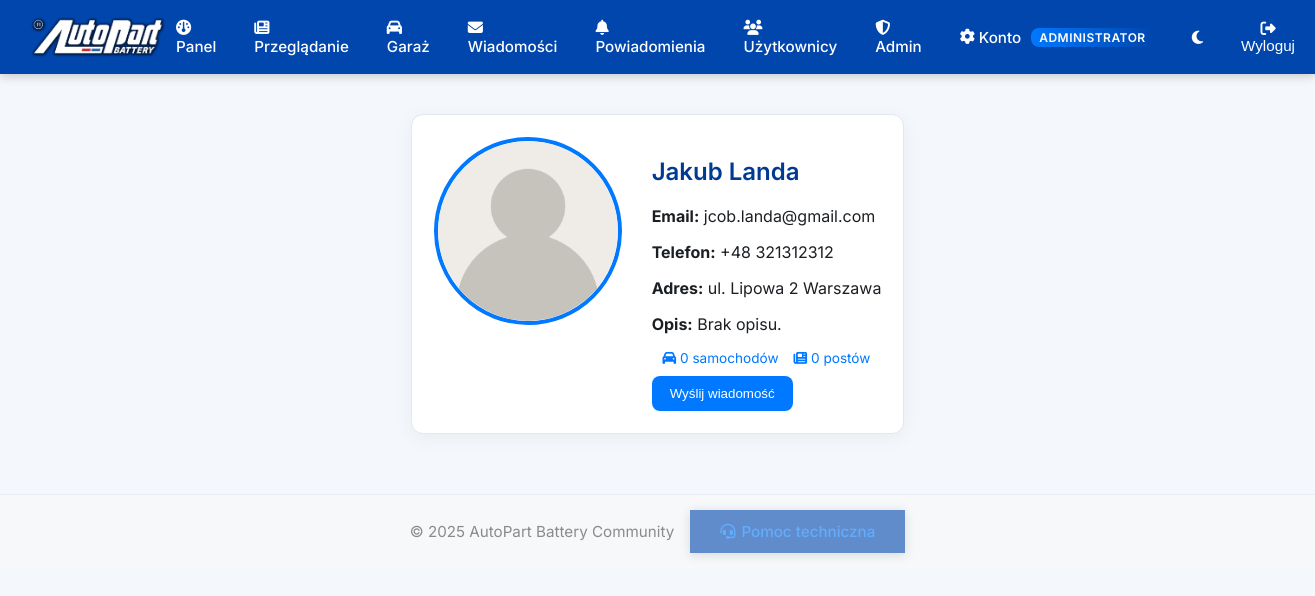
Page /profile.php?id=14 (signed in) on the earlier database version.
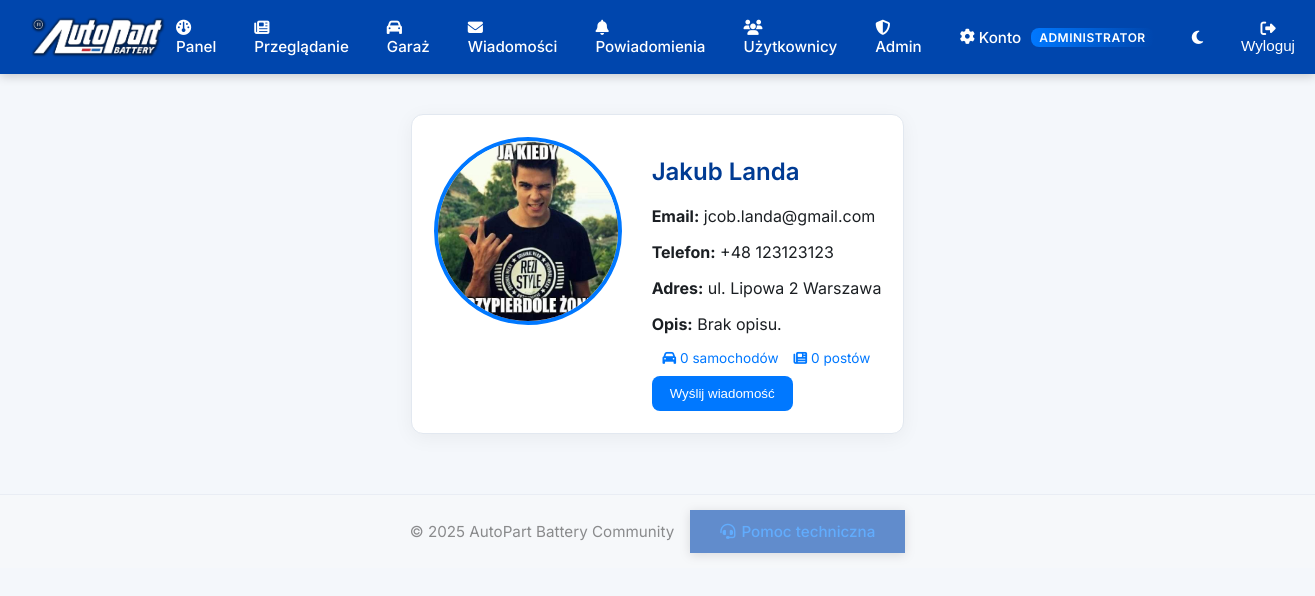
Same page on the later database version.
### tables this page shows
CREATE TABLE `users` (
  `id` int(11) NOT NULL,
  `first_name` varchar(100) NOT NULL,
  `last_name` varchar(100) NOT NULL,
  `email` varchar(150) NOT NULL,
  `country_code` varchar(10) DEFAULT '+48',
  `phone` varchar(20) DEFAULT NULL,
  `address` varchar(255) DEFAULT NULL,
  `password` varchar(255) NOT NULL,
  `reset_token` varchar(255) DEFAULT NULL,
  `reset_expires` datetime DEFAULT NULL,
  `last_password_change` datetime DEFAULT NULL,
  `avatar` varchar(255) DEFAULT 'default-avatar.png',
  `bio` text DEFAULT NULL,
  `created_at` datetime DEFAULT current_timestamp(),
  `last_login` datetime DEFAULT NULL,
  `session_token` varchar(255) DEFAULT NULL,
  `role` enum('user','admin') DEFAULT 'user'
);

### config.php (called while the page is built, shortened)
<?php
function require_login($db) {
    $email = $_SESSION['user_email'];
    $stmt = $db->prepare("SELECT * FROM users WHERE email = ?");
    $stmt->execute([$email]);
    $user = $stmt->fetch(PDO::FETCH_ASSOC);
    return $user;
}
?>

### profile.php (the view, shortened to what this page needs)
<?php
require 'config.php';
$user = require_login($db);
include 'includes/header.php';
$profile_id = (int)($_GET['id'] ?? 0);
$stmt = $db->prepare("
  SELECT u.*,
    COUNT(DISTINCT c.id) AS cars_count,
    COUNT(DISTINCT p.id) AS posts_count
  FROM users u
  LEFT JOIN cars c ON c.user_id = u.id
  LEFT JOIN posts p ON p.user_id = u.id
  WHERE u.id = ?
  GROUP BY u.id
");
$stmt->execute([$profile_id]);
$profile = $stmt->fetch(PDO::FETCH_ASSOC);
?>
<section class="profile-page">
  <div class="profile-header card">
    <img src="<?= htmlspecialchars($profile['avatar'] ?: 'default-avatar.png') ?>" class="avatar-large" alt="Avatar">
    <div>
      <h2><?= htmlspecialchars($profile['first_name'].' '.$profile['last_name']) ?></h2>
      <p><strong>Email:</strong> <?= htmlspecialchars($profile['email']) ?></p>
      <p><strong>Telefon:</strong> <?= htmlspecialchars($profile['country_code'].' '.$profile['phone']) ?></p>
      <p><strong>Adres:</strong> <?= htmlspecialchars($profile['address']) ?></p>
      <p><strong>Opis:</strong> <?= $profile['bio'] ? htmlspecialchars($profile['bio']) : 'Brak opisu.' ?></p>
      <div class="user-stats">
        <span><i class="fa-solid fa-car"></i> <?= $profile['cars_count'] ?> samochodów</span>
        <span><i class="fa-solid fa-newspaper"></i> <?= $profile['posts_count'] ?> postów</span>
      </div>
      <?php if ($profile['id'] !== $user['id']): ?>
        <form action="messages.php" method="get">
          <button type="submit" class="btn-small">Wyślij wiadomość</button>
        </form>
      <?php endif; ?>
    </div>
  </div>
</section>
<?php include 'includes/footer.php'; ?>

Differences in the rows shown:
changed users "Jakub Landa": avatar: picture added in place of a placeholder; country_code+phone "+48 321312312" → "+48 123123123"
